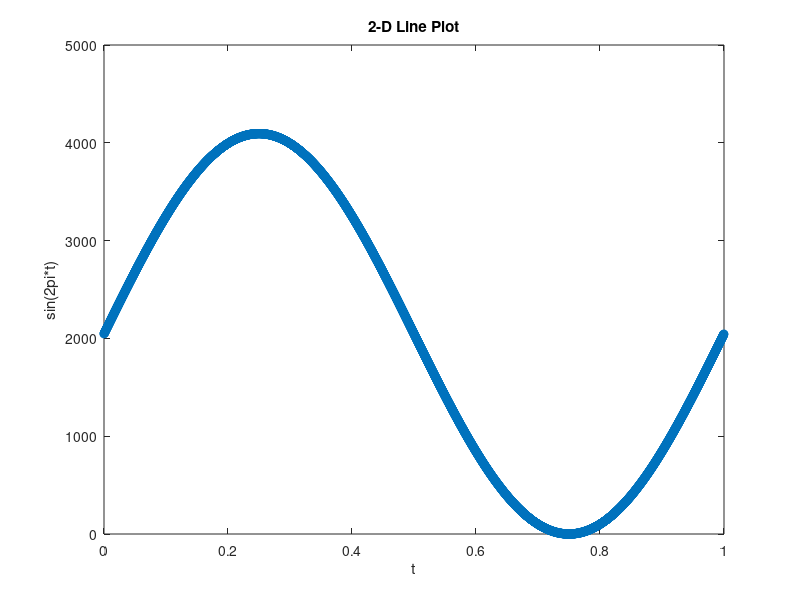

MATLAB code to generate this figure:
%%%%%%%%%%%%%%%%%%%%%%%%%%%%%%%%%%%%%%%%%%%%%%%%%%%%%%%%%%%%%%%%%%%%%
%   Filename            : lut_sin_gen.m
%   
%   Athor               : Guillermo H. Bustos
%                         Phd Student - Trovintek - Famaf
%                         Ingeniero Electronico UTN FRC
%
%   Date last modified  : 25.08.2018  
%
%   Description         : Se muestrea una funcion, y se genera el archivo
%                         necesario para llenar el contenido de la LUT en
%                         el codigo VHDL que la requiera. la misma es de
%                         4096 muestras.
%
%%%%%%%%%%%%%%%%%%%%%%%%%%%%%%%%%%%%%%%%%%%%%%%%%%%%%%%%%%%%%%%%%%%%%
clear all;

%Parametros de la funcion
np=4096;
A=2047;
t=linspace(0,1-1/np,np);%generates N points between X1 and X2.
%Funcion
sin = A + A * sin(2*pi*t);
sin_table = (round(sin));

%Ploteo
figure
plot(t,sin_table,'o');
title('2-D Line Plot');
xlabel('t');
ylabel('sin(2pi*t)');
%%%%%%%%%%%%%%%%%%%%%%
%Convertir a Hexadecimal, los valores de Cuantizados
%Declaremos un Data Conteiner "cell"
CellHex = cell(1,np,1);

%Lo Pasamos a Hexadecimal
for i = 1:np
    CellHex{i}=dec2hex(sin_table(i));
end

%Agregamos los Caracteres faltantes para el codigo en VHDL. Recorriendo
%cada celda del arreglo
for i = 1:np
    CellHex{i}=sprintf(' X"%s",',CellHex{i});
end

%Generar un archivo de salida.
fileID = fopen('C:\Users\aleri\Desktop\A_DIXITAL\1_FPGA_Cyclone_IV\10-Matlab_FPGA\lut_sin_gen\lut_guille.txt','w');

% for i = 1:4096 
%         fprintf(fileID,'%s',CellHex{i});
% end
k = 1;
for i = 1:512 
    for j = 1:8
        fprintf(fileID,'%s',CellHex{k});
        k=k+1;
           
    end   
    fprintf(fileID,'\n');
end
fclose(fileID);
